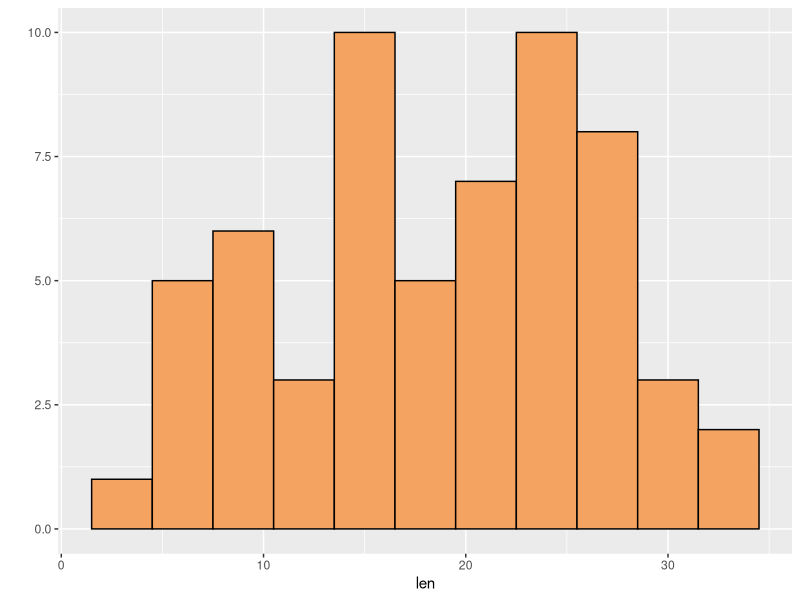
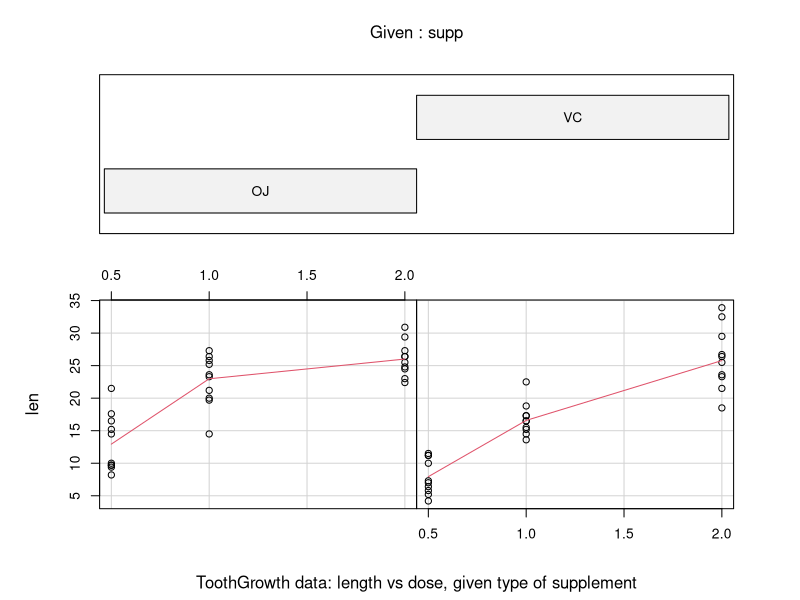

Write the R code that produced these figures, in order. (Note: this script raises an error after producing the figures.)
## ---- chunk 1
library(datasets)
data("ToothGrowth")
str(ToothGrowth)
## ---- chunk 2
library(ggplot2)
qplot(len, data = ToothGrowth, fill=I("sandybrown"), col = I("black"), binwidth = 3)
## ---- chunk 3
coplot(len ~ dose | supp, data = ToothGrowth, panel = panel.smooth,
       xlab = "ToothGrowth data: length vs dose, given type of supplement")
## ---- chunk 4
t.test(len ~ supp, paired = FALSE, alternative = "greater", var.equal = TRUE, data = ToothGrowth)
## ---- chunk 5
dose1 <- subset(ToothGrowth, dose %in% c(0.5, 1.0))
t.test(len ~ dose, paired = FALSE, alternative = "less", var.equal = TRUE, data = dose1)
## ---- chunk 6
dose2 <- subset(ToothGrowth, dose %in% c(1.0, 2.0))
t.test(len ~ dose, paired = FALSE, alternative = "less", var.equal = TRUE, data = dose2)
## ---- chunk 7
y <- ToothGrowth$len
group <- as.character(ToothGrowth$supp)
testStat <- function(w, g) mean(w[g == "OJ"]) - mean(w[g == "VC"])
observedStat <- testStat(y, group)
permutations <- sapply(1 : 10000, function(i) testStat(y, sample(group)))
g1 = ggplot(data.frame(permutations = permutations), aes(permutations))
g1 = g1 + geom_histogram(fill = "lightblue", color = "black", binwidth = 1)
g1 = g1 + geom_vline(xintercept = observedStat, size = 1)
mean(permutations > observedStat)
## ---- chunk 8
y <- dose1$len
group <- as.numeric(dose1$dose)
testStat <- function(w, g) mean(w[g == 0.5]) - mean(w[g == 1])
observedStat <- testStat(y, group)
permutations <- sapply(1 : 10000, function(i) testStat(y, sample(group)))
g2 = ggplot(data.frame(permutations = permutations), aes(permutations))
g2 = g2 + geom_histogram(fill = "lightblue", color = "black", binwidth = 1)
g2 = g2 + geom_vline(xintercept = observedStat, size = 1)
mean(permutations < observedStat)
## ---- chunk 9
y <- dose2$len
group <- as.numeric(dose2$dose)
testStat <- function(w, g) mean(w[g == 1]) - mean(w[g == 2])
observedStat <- testStat(y, group)
permutations <- sapply(1 : 10000, function(i) testStat(y, sample(group)))
g3 = ggplot(data.frame(permutations = permutations), aes(permutations))
g3 = g3 + geom_histogram(fill = "lightblue", color = "black", binwidth = 1)
g3 = g3 + geom_vline(xintercept = observedStat, size = 1)
mean(permutations < observedStat)
## ---- chunk 10
library(gridExtra)
grid.arrange(g1, g2, g3, ncol=3)
